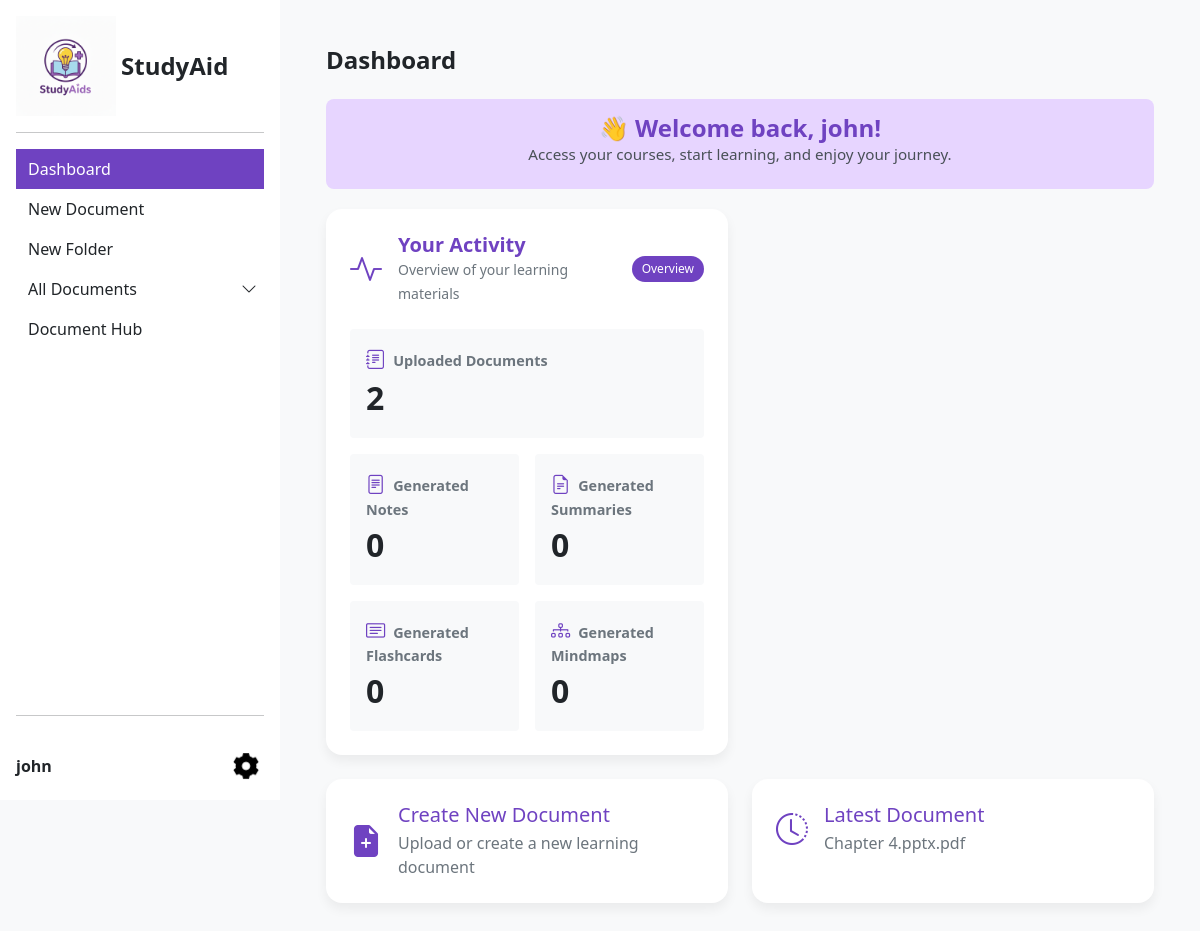
Page /user/dashboard (signed in) on the earlier database version.
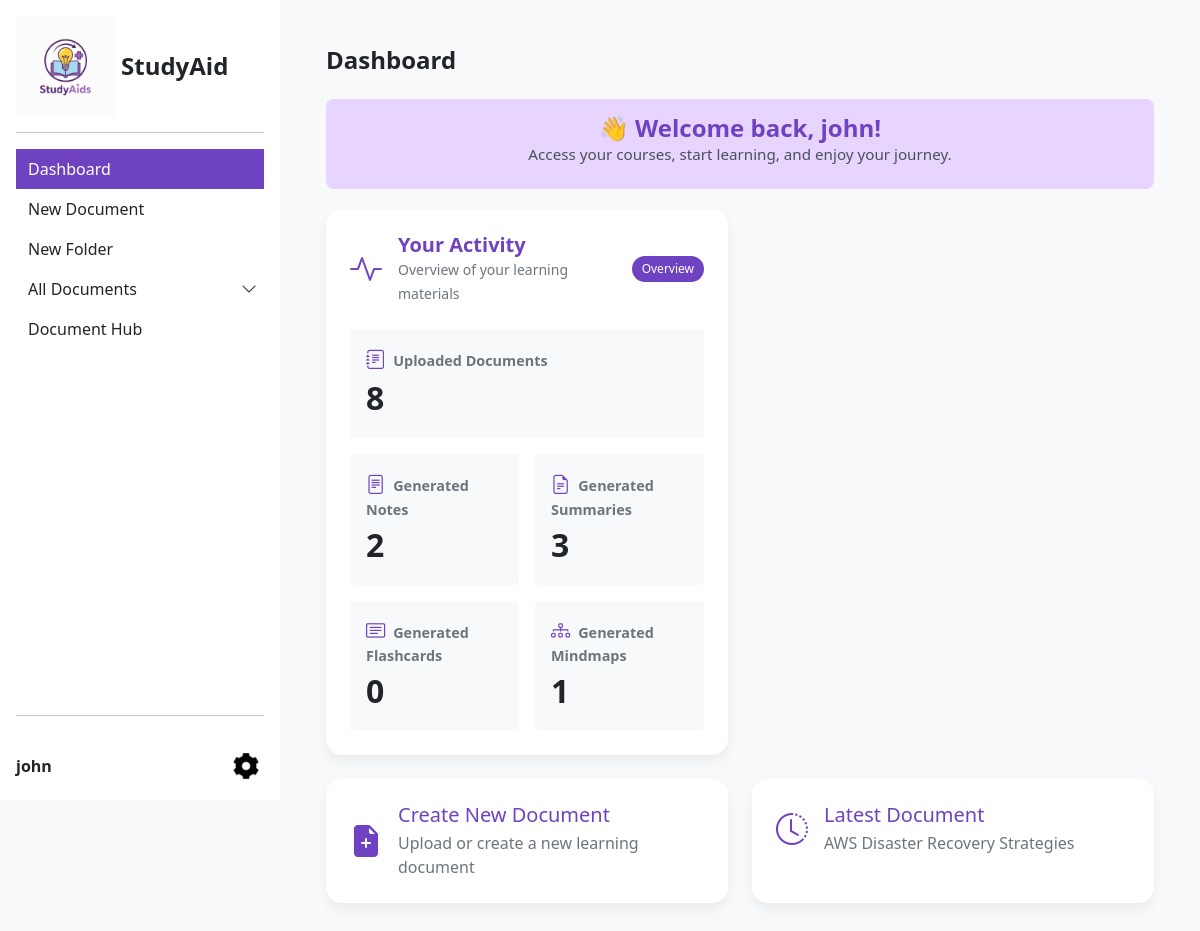
Same page on the later database version.
### tables this page shows
CREATE TABLE `user` (
  `userID` int(11) NOT NULL,
  `email` varchar(255) NOT NULL,
  `password` varchar(255) NOT NULL,
  `username` varchar(255) NOT NULL,
  `profilePic` varchar(255) DEFAULT NULL,
  `isActive` enum('TRUE','FALSE') NOT NULL DEFAULT 'TRUE'
);

CREATE TABLE `file` (
  `fileID` int(11) NOT NULL,
  `userID` int(11) NOT NULL,
  `folderID` int(11) DEFAULT NULL,
  `name` varchar(255) NOT NULL,
  `fileType` varchar(255) NOT NULL,
  `extracted_text` mediumtext DEFAULT NULL,
  `filePath` varchar(255) NOT NULL,
  `uploadDate` date NOT NULL DEFAULT current_timestamp()
);

### app/controllers/userController.php (called while the page is built, shortened)
<?php
class UserController {
    private $userModel;
    private $db;
    public function __construct() {
        $this->userModel = new UserModel();
        $this->db = new Database();
    }
    public function getUserInfo(){
        $userId = (int)$_SESSION['user_id'];
        $user = $this->userModel->getUserById($userId);
        return $user;
    }
    public function dashboard() {
        $userId = (int)$_SESSION['user_id'];
        $user = $this->getUserInfo();
        $conn = $this->db->connect();
        $stmt = $conn->prepare("SELECT COUNT(*) FROM file WHERE userID = :userId");
        $stmt->bindParam(':userId', $userId);
        $stmt->execute();
        $documentsCount = (int)$stmt->fetchColumn();
        $stmt = $conn->prepare("SELECT COUNT(*)
                                FROM note n
                                INNER JOIN file f ON n.fileID = f.fileID
                                WHERE f.userID = :userId");
        $stmt->bindParam(':userId', $userId);
        $stmt->execute();
        $notesCount = (int)$stmt->fetchColumn();
        $stmt = $conn->prepare("SELECT COUNT(*)
                                FROM summary s
                                INNER JOIN file f ON s.fileID = f.fileID
                                WHERE f.userID = :userId");
        $stmt->bindParam(':userId', $userId);
        $stmt->execute();
        $summariesCount = (int)$stmt->fetchColumn();
        $stmt = $conn->prepare("SELECT COUNT(*)
                                FROM flashcard fc
                                INNER JOIN file f ON fc.fileID = f.fileID
                                WHERE f.userID = :userId");
        $stmt->bindParam(':userId', $userId);
        $stmt->execute();
        $flashcardsCount = (int)$stmt->fetchColumn();
        $stmt = $conn->prepare("SELECT COUNT(*)
                                FROM mindmap m
                                INNER JOIN file f ON m.fileID = f.fileID
                                WHERE f.userID = :userId");
        $stmt->bindParam(':userId', $userId);
        $stmt->execute();
        $mindmapsCount = (int)$stmt->fetchColumn();
        $stmt = $conn->prepare("SELECT fileID, name FROM file WHERE userID = :userId ORDER BY fileID DESC LIMIT 1");
        $stmt->bindParam(':userId', $userId);
        $stmt->execute();
        $latestDocument = $stmt->fetch(\PDO::FETCH_ASSOC) ?: null;
        $latestDocumentName = $latestDocument ? $latestDocument['name'] : 'No documents yet';
        require_once 'app/views/dashboardView.php';
    }
}

### app/models/userModel.php (called while the page is built, shortened)
<?php
class UserModel {
    private $db;
    public function __construct() {
        $this->db = new Database();
    }
    public function getUserById($userId){
        $conn = $this->db->connect();
        $query = "SELECT * FROM user WHERE userID = :userId";
        $stmt = $conn->prepare($query);
        $stmt->bindParam(':userId', $userId);
        $stmt->execute();
        return $stmt->fetch(\PDO::FETCH_ASSOC);
    }
}

### app/views/dashboardView.php (the view, shortened to what the rows shown need)
<!DOCTYPE html>
<html lang="en">
<head>
    <link href="https://cdn.jsdelivr.net/npm/bootstrap@5.0.2/dist/css/bootstrap.min.css" rel="stylesheet">
    <link rel="stylesheet" href="https://cdn.jsdelivr.net/npm/bootstrap-icons@1.11.1/font/bootstrap-icons.css">
</head>
<body class="d-flex flex-column min-vh-100">
    <div class="d-flex flex-grow-1">
        <?php include VIEW_SIDEBAR; ?>
        <main class="flex-grow-1 p-3">
            <div class="container-fluid upload-container">
                <h3 class="mb-4" style="color: #212529; font-size: 1.5rem; font-weight: 600;">Dashboard</h3>
                <?php if (isset($user) && isset($user['username'])): ?>
                    <div class="welcome-message pb-4">
                        <h2 class="mb-0" style="color: #6f42c1;">👋 Welcome back, <?= htmlspecialchars($user['username']) ?>!</h2>
                        <p class="mb-0" style="color: #495057;">Access your courses, start learning, and enjoy your journey.</p>
                    </div>
                <?php endif; ?>
        <div class="row g-4 mb-4">
            <div class="col-lg-6">
                <div class="card p-4 h-100 card-click" id="activityCard" title="Click to view report">
                    <div class="d-flex align-items-center mb-4">
                        <div class="me-3">
                            <i class="bi bi-activity" style="font-size: 2rem; color: #6f42c1;"></i>
                        </div>
                        <div class="flex-grow-1">
                            <h5 class="mb-0" style="color: #6f42c1; font-weight: 600;">Your Activity</h5>
                            <small class="text-muted">Overview of your learning materials</small>
                        </div>
                        <span class="stat-badge">Overview</span>
                    </div>
                    <div class="row g-3">
                        <div class="col-12">
                            <div class="p-3 bg-light rounded">
                                <div class="stat-title"><i class="bi bi-journal-text me-2" style="font-size: 1.2rem; color: #6f42c1;"></i>Uploaded Documents</div>
                                <div class="stat-value"><?= isset($documentsCount) ? (int)$documentsCount : 0 ?></div>
                            </div>
                        </div>
                        <div class="col-6">
                            <div class="p-3 bg-light rounded">
                                <div class="stat-title"><i class="bi bi-file-text me-2" style="font-size: 1.2rem; color: #6f42c1;"></i>Generated Notes</div>
                                <div class="stat-value"><?= isset($notesCount) ? (int)$notesCount : 0 ?></div>
                            </div>
                        </div>
                        <div class="col-6">
                            <div class="p-3 bg-light rounded">
                                <div class="stat-title"><i class="bi bi-file-earmark-text me-2" style="font-size: 1.2rem; color: #6f42c1;"></i>Generated Summaries</div>
                                <div class="stat-value"><?= isset($summariesCount) ? (int)$summariesCount : 0 ?></div>
                            </div>
                        </div>
                        <div class="col-6">
                            <div class="p-3 bg-light rounded">
                                <div class="stat-title"><i class="bi bi-card-text me-2" style="font-size: 1.2rem; color: #6f42c1;"></i>Generated Flashcards</div>
                                <div class="stat-value"><?= isset($flashcardsCount) ? (int)$flashcardsCount : 0 ?></div>
                            </div>
                        </div>
                        <div class="col-6">
                            <div class="p-3 bg-light rounded">
                                <div class="stat-title"><i class="bi bi-diagram-3 me-2" style="font-size: 1.2rem; color: #6f42c1;"></i>Generated Mindmaps</div>
                                <div class="stat-value"><?= isset($mindmapsCount) ? (int)$mindmapsCount : 0 ?></div>
                            </div>
                        </div>
                    </div>
                </div>
            </div>
            <div class="col-lg-6">
            </div>
            <div class="col-lg-6">
                <a href="<?= NEW_DOCUMENT ?>" class="text-decoration-none">
                    <div class="card p-4 h-100 card-click card-hover-theme">
                        <div class="d-flex align-items-center">
                            <div class="me-3">
                                <i class="bi bi-file-earmark-plus-fill" style="font-size: 2rem; color: #6f42c1;"></i>
                            </div>
                            <div>
                                <h5 class="mb-1 card-title-theme">Create New Document</h5>
                                <p class="mb-0 card-text">Upload or create a new learning document</p>
                            </div>
                        </div>
                    </div>
                </a>
            </div>
            <div class="col-lg-6">
                <div class="card p-4 h-100 card-click card-hover-theme" onclick="goToLatestDocument()">
                    <div class="d-flex align-items-center">
                        <div class="me-3">
                            <i class="bi bi-clock-history" style="font-size: 2rem; color: #6f42c1;"></i>
                        </div>
                        <div>
                            <h5 class="mb-1 card-title-theme">Latest Document</h5>
                            <p class="mb-0 card-text"><?= htmlspecialchars(isset($latestDocumentName) ? $latestDocumentName : 'No documents yet') ?></p>
                        </div>
                    </div>
                </div>
            </div>
        </div>
        </main>
    </div>
</body>
</html>

### app/views/sidebar.php (shortened to what the rows shown need)
<?php
$current_url = $_GET['url'] ?? 'user/dashboard';
$isDocumentsActive = ($current_url === URL_DISPLAY_LEARNING_MATERIALS || isset($_GET['folder_id']));
function isActive($link_url, $current_url)
{
  $link_param = null;
  $parts = parse_url($link_url);
  if (isset($parts['query'])) {
    parse_str($parts['query'], $query_params);
    if (isset($query_params['url'])) {
      $link_param = $query_params['url'];
    }
  }
  return ($link_param === $current_url) ? 'active' : '';
}
?>
<link rel="stylesheet" href="https://cdn.jsdelivr.net/npm/bootstrap-icons@1.11.3/font/bootstrap-icons.css">
<div class="sidebar-wrapper d-flex flex-column flex-shrink-0 p-3 text-dark bg-white">
  <a href="<?= DASHBOARD ?>" class="d-flex align-items-center mb-3 mb-md-0 me-md-auto text-dark text-decoration-none">
    <div class="logo-box"><img src="<?= IMG_LOGO ?>" alt="StudyAids Logo"></div>
    <strong class="fs-4">StudyAid</strong>
  </a>
  <hr>
  <ul class="nav nav-pills flex-column mb-auto sidebar-nav">
    <li class="sidebarlist <?php echo isActive(URL_DASHBOARD, $current_url); ?>">
      <a href="<?= DASHBOARD ?>" class="nav-link text-dark <?php echo isActive(URL_DASHBOARD, $current_url); ?>" aria-current="page">
        Dashboard
      </a>
    </li>
    <li class="sidebarlist <?php echo isActive(URL_NEW_DOCUMENT, $current_url); ?>">
      <a href="<?= NEW_DOCUMENT ?>" class="nav-link text-dark <?php echo isActive(URL_NEW_DOCUMENT, $current_url); ?>">
        New Document
      </a>
    </li>
    <li class="sidebarlist <?php echo isActive(URL_NEW_FOLDER, $current_url); ?>">
      <a href="<?= NEW_FOLDER ?>" class="nav-link text-dark <?php echo isActive(URL_NEW_FOLDER, $current_url); ?>">
        New Folder
      </a>
    </li>
    <li class="sidebarlist">
      <div class="d-flex justify-content-between align-items-center w-100">
        <a href="<?= DISPLAY_LEARNING_MATERIALS ?>" class="nav-link text-dark flex-grow-1 <?php echo $isDocumentsActive ? 'active' : ''; ?>" id="allDocumentsLink">
          All Documents
        </a>
        <button class="nav-link text-dark border-0 bg-transparent p-0 ms-2"
                type="button"
                data-bs-toggle="collapse"
                data-bs-target="#document-collapse"
                aria-expanded="<?= $isDocumentsActive ? 'true' : 'false'; ?>"
                style="width: auto; min-width: 30px;">
          <i class="bi bi-chevron-down transition"></i>
        </button>
      </div>
    </li>
    <li class="sidebarlist <?php echo isActive(URL_DOCUMENT_HUB, $current_url); ?>">
      <a href="<?= DOCUMENT_HUB ?>" class="nav-link text-dark <?php echo isActive(URL_DOCUMENT_HUB, $current_url); ?>">
        Document Hub
      </a>
    </li>
  </ul>
  <hr>
  <div class="sidebar-footer">
    <div class="d-flex align-items-center">
      <strong><?= $user['username']?></strong>
      <div class="dropup ms-auto">
        <button class="btn btn-toggle" type="button" id="settingsDropdown" data-bs-toggle="dropdown" aria-expanded="false" style="border: none; background: none; padding: 0;">
          <img src="<?= IMG_SETTING ?>" alt="settings" width="28" height="28">
        </button>
      </div>
    </div>
  </div>
</div>

Differences in the rows shown:
removed file: name "Chapter 4.pptx.pdf"
added file: name "AWS Disaster Recovery Strategies"
Other differences:
$documentsCount: "2" → "8"
$notesCount: "0" → "2"
$summariesCount: "0" → "3"
$mindmapsCount: "0" → "1"
